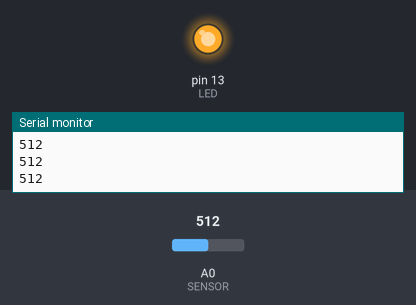
The sketch below on a simulated Arduino Uno, built with avr-gcc and run on an emulated ATmega328P. Parts: output pins drawn as LEDs (lit = HIGH), the last lines printed to the serial monitor. Inputs (shaded band) come from the test bench; at power-on: A0 (SENSOR) = 512.

Above: at 1.2 s.
1.3 s: A0 (SENSOR) set to 493
At 2.2 s:
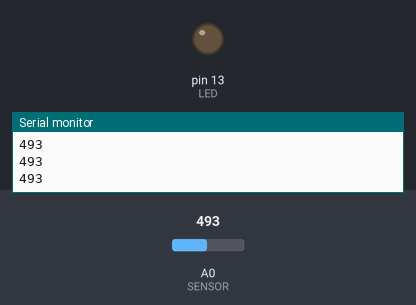
2.8 s: A0 (SENSOR) set to 716
At 3.9 s:
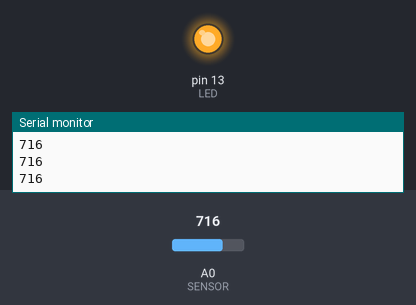
4.3 s: A0 (SENSOR) set to 511
At 5.0 s:
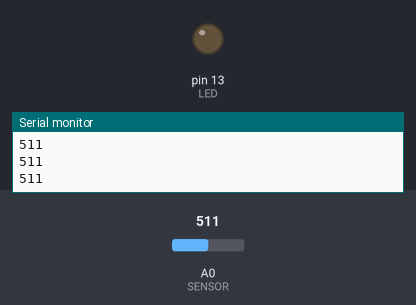
Timing chart, 0 to 7.3 s (numbered marks = the images above; inputs shaded):
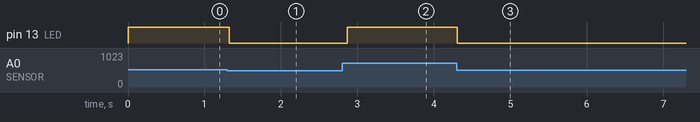

The sketch:

control_LED_by_LDR.ino
```cpp
//Example 06 アナログ入力に応じてLEDの点滅レートが変化

const int LED = 13; //LEDが接続されているピン
int val = 0;
const int SENSOR = 0;
int serialVal = 0;

void setup()
{
  pinMode(LED, OUTPUT); //LEDのピンを出力に設定
  //アナログピンあ自動的に入力として設定される
  Serial.begin(9600);
}

void loop()
{
  val = analogRead(SENSOR);
  Serial.println(val);

  val = analogRead(0);

//  digitalWrite(13, HIGH);
//  delay(val);

  //example B
  analogWrite(LED, val/4);
  delay(10);

//  digitalWrite(13, LOW);
//  delay(val);
  delay(100);

}
```

Measured:
- the behaviour switches between 512 and 511 on A0 (SENSOR) (found by bisection; images 0 and 1)
- after the input at 1.3 s, pin 13 (LED): HIGH → LOW at once
- after the input at 2.8 s, pin 13 (LED): LOW → HIGH after 0.07 s
- after the input at 4.3 s, pin 13 (LED): HIGH → LOW at once
